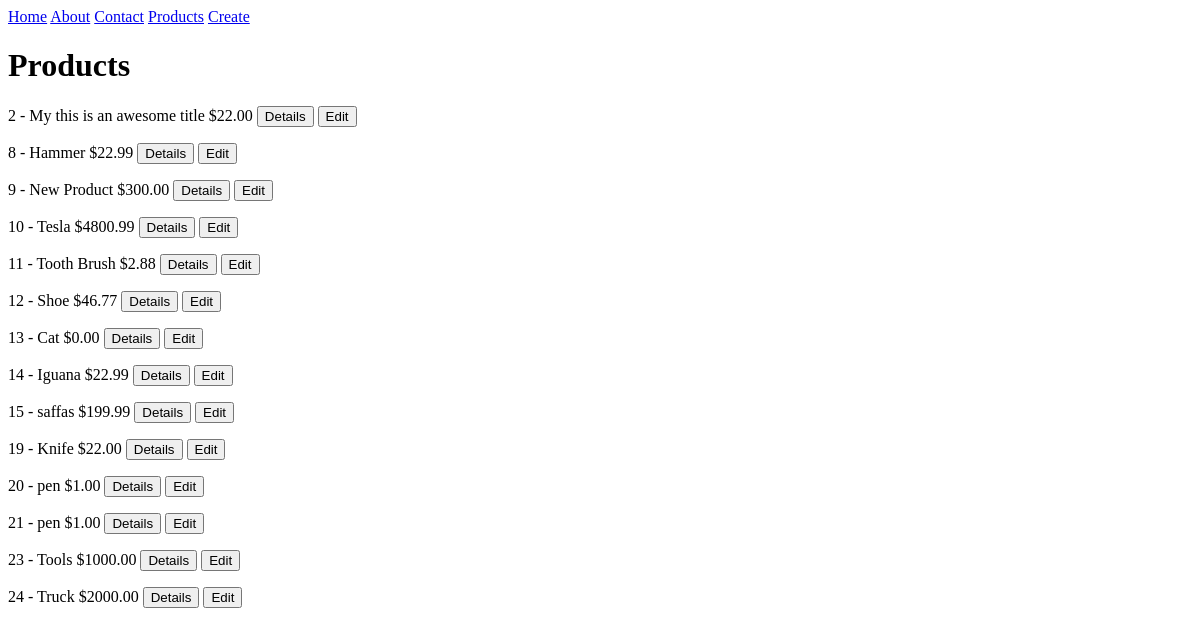
Before: /products/ with the older database file.
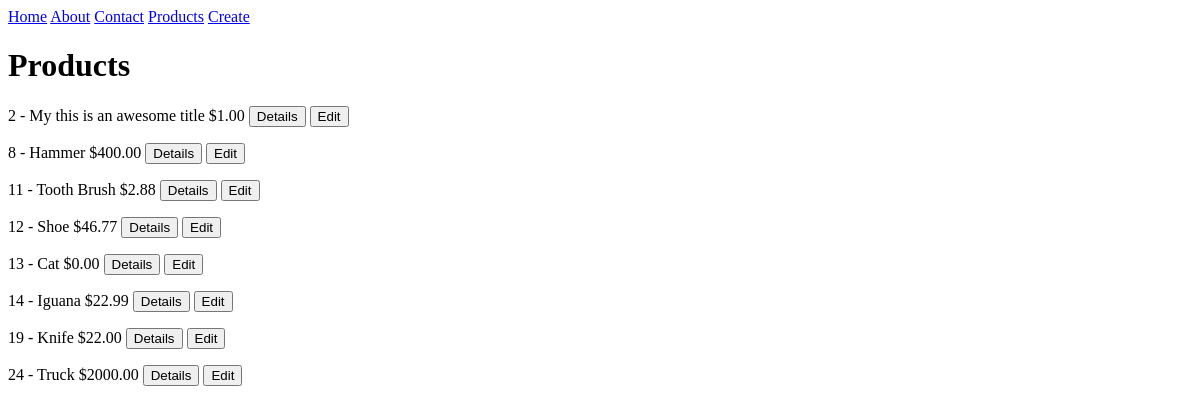
After: the same page with the newer database file.
### products/models.py (models this page shows)
class Product(models.Model):
  title = models.CharField(max_length=120)
  description = models.TextField(blank=False, null=False)
  price = models.DecimalField(decimal_places=2, max_digits=1000)
  summary = models.TextField(blank=False, null=False)
  features = models.BooleanField(default=True)
  def get_absolute_url(self):
    return reverse("products:product-detail", kwargs={"id": self.id}) #f"/products/{self.id}"

### products/views.py (the view)
# urls.py: path('', product_list_view, name='product-list'),
def product_list_view(request):
  queryset = Product.objects.all()
  context = {
    "object_list": queryset
  }
  return render(request, 'products/product_list.html', context)

### products/templates/products/product_list.html
{% extends 'base.html' %}
{% block content %}
<h1>Products</h1>
{% for instance in object_list %}
  <p>{{ instance.id }} - {{ instance.title }} ${{ instance.price }}
    <button>
      <a href="{{ instance.get_absolute_url }}" style="text-decoration: none; color: black">Details</a>
    </button>
    <button>
      <a href="/products/edit/{{ instance.id }}" style="text-decoration: none; color: black">Edit</a>
    </button>
  </p>
{% endfor %}
{% endblock %}

### templates/base.html (shortened to what this page needs)
<!doctype html>
<html>
<head>
</head>
<body>
  {% include 'navbar.html' %}
  {% block content %}
  {% endblock %}
</body>
</html>

### templates/navbar.html
<nav>
  <div class="navbar navbar-default navbar-static-top">
      <div class="container p-none">
          <div class="navbar-header">
            <a class="navbar-brand" href="/">Home</a>
            <a class="navbar-brand" href="/about">About</a>
            <a class="navbar-brand" href="/contact">Contact</a>
            <a class="navbar-brand" href="/products/">Products</a>
            <a class="navbar-brand" href="../products/create">Create</a>
          </div>
      </div>
    </div>
</nav>

Changed rows visible on the page:
removed Product: id "9", title "New Product", price "300.00"
removed Product: id "10", title "Tesla", price "4800.99"
removed Product: id "15", title "saffas", price "199.99"
removed Product: id "20", title "pen", price "1.00"
removed Product: id "21", title "pen", price "1.00"
removed Product: id "23", title "Tools", price "1000.00"
changed Product "My this is an awesome title": price "22.00" → "1.00"
changed Product "Hammer": price "22.99" → "400.00"
